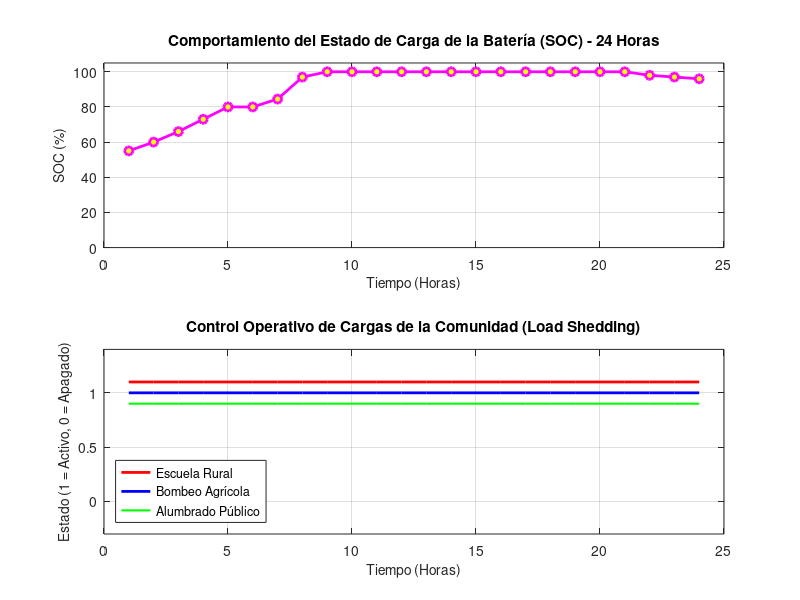

Reproduce this figure in MATLAB.
% =========================================================================
% ALGORITMO DE CONTROL SIGE - MICRORED HÍBRIDA
% Eduardo Barros
% Software para Ingeniería
% =========================================================================

clear; clc; close all;

%% DEFINICIÓN DEL VECTOR TIEMPO
tiempo = 1:24;

%% GENERACIÓN SOLAR (Vector de 24 posiciones)
P_solar = zeros(1, 24);
horas_luz = 6:18;
P_solar(horas_luz) = 25 * sin(pi * (horas_luz - 6) / 12);

%% GENERACIÓN EÓLICA (Vector de 24 posiciones)
P_eolica = [8, 7, 9, 11, 10, 6, 5, 8, 12, 10, 7, 9, 11, 13, 14, 10, 8, 6, 9, 11, 12, 10, 9, 8];

%% GENERACIÓN HÍBRIDA TOTAL (E_gen)
E_gen = P_solar + P_eolica;

%% DEMANDA DE LA COMUNIDAD (E_dem)
E_dem = [3, 2, 3, 4, 3, 6, 7, 8, 9, 8, 7, 6, 12, 15, 14, 11, 5, 4, 6, 9, 11, 12, 10, 9];

%% CONFIGURACIÓN INICIAL DE LA BATERÍA
capacidad = 100;       % Capacidad total en kWh
SOC_actual = 50;       % Estado de Carga inicial en porcentaje (%)

n = length(E_gen);
SOC = zeros(1, n);
Escuela = zeros(1, n);
Bombeo = zeros(1, n);
Alumbrado = zeros(1, n);

%% CABECERA DEL REPORTE POR CONSOLA
fprintf('=================================================================================\n');
fprintf(' Hora | E_Gen(kW) | E_Dem(kW) | Balance    | SOC(%%)  | Escuela | Bombeo | Alumbrado \n');
fprintf('=================================================================================\n');

%% BUCLE DE SIMULACIÓN DE 24 HORAS (ALGORITMO SIGE)
for t = 1:n
    
    if E_gen(t) >= E_dem(t)
        % ===================================================
        % ESCENARIO: SUPERÁVIT ENERGÉTICO
        % ===================================================
        Excedente = E_gen(t) - E_dem(t);
        SOC(t) = SOC_actual + (Excedente / capacidad) * 100;
        
        if SOC(t) > 100
            SOC(t) = 100;
        end
        
        Escuela(t) = 1;
        Bombeo(t) = 1;
        Alumbrado(t) = 1;
        estado_txt = 'Superavit ';
        
    else
        % ===================================================
        % ESCENARIO: DÉFICIT ENERGÉTICO
        % ===================================================
        Faltante = E_dem(t) - E_gen(t);
        SOC(t) = SOC_actual - (Faltante / capacidad) * 100;
        
        if SOC(t) < 0
            SOC(t) = 0;
        end
        
        % Estructura condicional de umbrales del SOC (Control de Cargas)
        if SOC(t) > 40
            Escuela(t) = 1; Bombeo(t) = 1; Alumbrado(t) = 1;
            estado_txt = 'Deficit-Seg';
        elseif SOC(t) > 20
            Escuela(t) = 1; Bombeo(t) = 1; Alumbrado(t) = 0;
            estado_txt = 'Deficit-Ale';
        else
            Escuela(t) = 1; Bombeo(t) = 0; Alumbrado(t) = 0;
            estado_txt = 'Deficit-Eme';
        end
        
    end
    
    % Imprimir reporte por hora exigido por la guía en la consola
    fprintf('  %2d  |   %5.1f   |   %5.1f   | %s |  %5.1f  |    %d    |   %d    |     %d     \n', ...
        t, E_gen(t), E_dem(t), estado_txt, SOC(t), Escuela(t), Bombeo(t), Alumbrado(t));
    
    SOC_actual = SOC(t);
end
fprintf('=================================================================================\n');

%% VISUALIZACIÓN Y GRÁFICAS DE RESULTADOS
figure('Name', 'Simulación Algoritmo SIGE', 'Color', 'none');

% Gráfica 1: Comportamiento del Estado de Carga de la Batería (SOC)
subplot(2,1,1);
plot(tiempo, SOC, '-mo', 'LineWidth', 2, 'MarkerFaceColor', 'y');
grid on;
title('Comportamiento del Estado de Carga de la Batería (SOC) - 24 Horas', 'FontSize', 11, 'FontWeight', 'bold');
xlabel('Tiempo (Horas)', 'FontSize', 10);
ylabel('SOC (%)', 'FontSize', 10);
ylim([0 105]);

% Gráfica 2: Control Operativo de Cargas (Separadas visualmente)
subplot(2,1,2);
stairs(tiempo, Escuela + 0.1, '-r', 'LineWidth', 2); hold on;
stairs(tiempo, Bombeo, '-b', 'LineWidth', 2);
stairs(tiempo, Alumbrado - 0.1, '-g', 'LineWidth', 1.5);
grid on;
title('Control Operativo de Cargas de la Comunidad (Load Shedding)', 'FontSize', 11, 'FontWeight', 'bold');
xlabel('Tiempo (Horas)', 'FontSize', 10);
ylabel('Estado (1 = Activo, 0 = Apagado)', 'FontSize', 10);
legend({'Escuela Rural', 'Bombeo Agrícola', 'Alumbrado Público'}, 'Location', 'southwest', 'FontSize', 9);
ylim([-0.3 1.4]);
